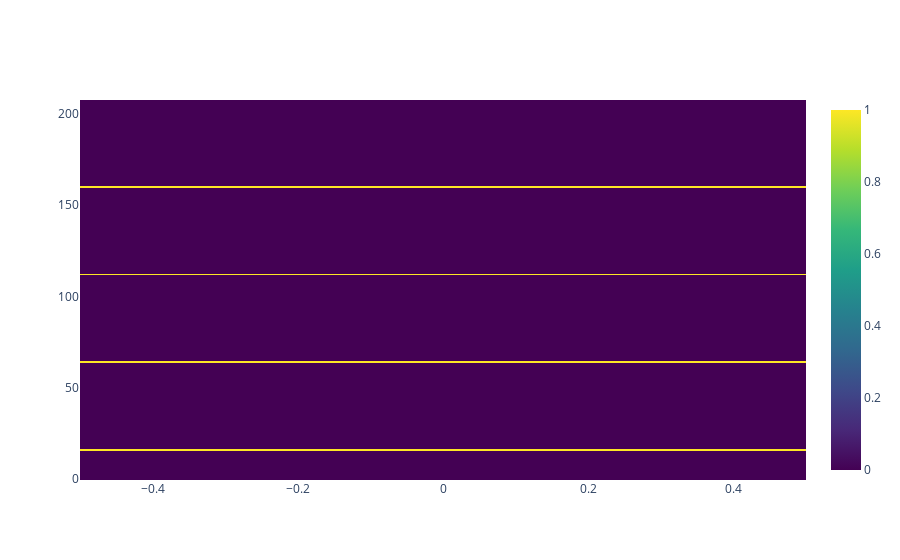

Notebook code cell kept with this figure:
### Code cell
fig = go.Figure(data=go.Heatmap(z=design_matrix_reshaped, colorscale="Viridis"))

# Afficher la heatmap
fig.show()

### Figure 1 — Plotly figure (JSON) as saved in the notebook; plotly's stock layout.template omitted (floating-point values rounded to 4 significant figures; data arrays with more than 128 entries replaced by an {"elided": "..."} marker saying what was removed)
{"data": [{"colorscale": [[0, "#440154"], [0.1111, "#482878"], [0.2222, "#3e4989"], [0.3333, "#31688e"], [0.4444, "#26828e"], [0.5556, "#1f9e89"], [0.6667, "#35b779"], [0.7778, "#6ece58"], [0.8889, "#b5de2b"], [1, "#fde725"]], "type": "heatmap", "z": {"elided": "208x1 int values"}}], "layout": {"autosize": true, "xaxis": {"autorange": true, "range": [-0.5, 0.5]}, "yaxis": {"autorange": true, "range": [-0.5, 207.5]}}}
